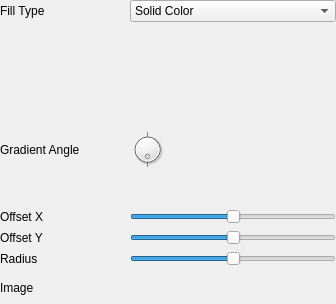
<?xml version="1.0" encoding="UTF-8"?>
<ui version="4.0">
 <class>FillOptionsWidget</class>
 <widget class="QWidget" name="FillOptionsWidget">
  <property name="modal" stdset="0">
   <bool>false</bool>
  </property>
  <property name="windowModality">
   <enum>Qt::WindowModality::NonModal</enum>
  </property>
  <property name="geometry">
   <rect>
    <x>0</x>
    <y>0</y>
    <width>336</width>
    <height>304</height>
   </rect>
  </property>
  <property name="sizePolicy">
   <sizepolicy hsizetype="Expanding" vsizetype="Minimum">
    <horstretch>0</horstretch>
    <verstretch>0</verstretch>
   </sizepolicy>
  </property>
  <property name="windowTitle">
   <string/>
  </property>
  <layout class="QGridLayout" name="gridLayout_2" columnstretch="6,10">
   <property name="leftMargin">
    <number>0</number>
   </property>
   <property name="topMargin">
    <number>0</number>
   </property>
   <property name="rightMargin">
    <number>0</number>
   </property>
   <property name="bottomMargin">
    <number>0</number>
   </property>
   <item row="2" column="0" colspan="2">
    <widget class="ColorPickerWidget" name="solid_color_picker" native="true">
     <property name="sizePolicy">
      <sizepolicy hsizetype="Expanding" vsizetype="Fixed">
       <horstretch>0</horstretch>
       <verstretch>0</verstretch>
      </sizepolicy>
     </property>
     <property name="minimumSize">
      <size>
       <width>0</width>
       <height>28</height>
      </size>
     </property>
     <property name="focusPolicy">
      <enum>Qt::FocusPolicy::NoFocus</enum>
     </property>
     <property name="toolTip">
      <string>&lt;html&gt;&lt;head/&gt;&lt;body&gt;&lt;p&gt;The solid color for all glyphs.&lt;/p&gt;&lt;/body&gt;&lt;/html&gt;</string>
     </property>
    </widget>
   </item>
   <item row="8" column="1">
    <widget class="Slider" name="sld_fill_radial_gradient_radius">
     <property name="minimum">
      <number>10</number>
     </property>
     <property name="maximum">
      <number>100</number>
     </property>
     <property name="value">
      <number>55</number>
     </property>
     <property name="orientation">
      <enum>Qt::Orientation::Horizontal</enum>
     </property>
    </widget>
   </item>
   <item row="1" column="0">
    <widget class="RightAlignedLabel" name="lbl_fill_type">
     <property name="text">
      <string>Fill Type</string>
     </property>
    </widget>
   </item>
   <item row="6" column="1">
    <widget class="Slider" name="sld_fill_radial_gradient_offset_x">
     <property name="sizePolicy">
      <sizepolicy hsizetype="Expanding" vsizetype="Fixed">
       <horstretch>0</horstretch>
       <verstretch>0</verstretch>
      </sizepolicy>
     </property>
     <property name="focusPolicy">
      <enum>Qt::FocusPolicy::NoFocus</enum>
     </property>
     <property name="minimum">
      <number>0</number>
     </property>
     <property name="maximum">
      <number>100</number>
     </property>
     <property name="value">
      <number>50</number>
     </property>
     <property name="orientation">
      <enum>Qt::Orientation::Horizontal</enum>
     </property>
    </widget>
   </item>
   <item row="4" column="1">
    <layout class="QHBoxLayout" name="horizontalLayout_2">
     <property name="spacing">
      <number>9</number>
     </property>
     <item>
      <widget class="AngleDial" name="dial_fill_gradient_angle">
       <property name="sizePolicy">
        <sizepolicy hsizetype="Expanding" vsizetype="Fixed">
         <horstretch>0</horstretch>
         <verstretch>0</verstretch>
        </sizepolicy>
       </property>
       <property name="minimumSize">
        <size>
         <width>35</width>
         <height>35</height>
        </size>
       </property>
       <property name="maximumSize">
        <size>
         <width>35</width>
         <height>35</height>
        </size>
       </property>
       <property name="focusPolicy">
        <enum>Qt::FocusPolicy::NoFocus</enum>
       </property>
       <property name="styleSheet">
        <string notr="true">AngleDial
                                    {
                                    background-color: #27272B;
                                    color: #FFFFFF;
                                    }
                                </string>
       </property>
       <property name="maximum">
        <number>360</number>
       </property>
       <property name="singleStep">
        <number>6</number>
       </property>
       <property name="wrapping">
        <bool>true</bool>
       </property>
       <property name="notchTarget">
        <double>45.000000000000000</double>
       </property>
       <property name="notchesVisible">
        <bool>true</bool>
       </property>
      </widget>
     </item>
     <item>
      <widget class="QLabel" name="lbl_gradient_angle_value">
       <property name="text">
        <string>&lt;Angle&gt;</string>
       </property>
      </widget>
     </item>
    </layout>
   </item>
   <item row="10" column="0">
    <widget class="RightAlignedLabel" name="lbl_fill_image">
     <property name="sizePolicy">
      <sizepolicy hsizetype="Expanding" vsizetype="Preferred">
       <horstretch>0</horstretch>
       <verstretch>0</verstretch>
      </sizepolicy>
     </property>
     <property name="text">
      <string>Image</string>
     </property>
    </widget>
   </item>
   <item row="6" column="0">
    <widget class="RightAlignedLabel" name="lbl_fill_radial_gradient_offset_x">
     <property name="sizePolicy">
      <sizepolicy hsizetype="Expanding" vsizetype="Preferred">
       <horstretch>0</horstretch>
       <verstretch>0</verstretch>
      </sizepolicy>
     </property>
     <property name="text">
      <string>Offset X</string>
     </property>
    </widget>
   </item>
   <item row="8" column="0">
    <widget class="RightAlignedLabel" name="lbl_fill_radial_gradient_radius">
     <property name="text">
      <string>Radius</string>
     </property>
    </widget>
   </item>
   <item row="7" column="0">
    <widget class="RightAlignedLabel" name="lbl_fill_radial_gradient_offset_y">
     <property name="sizePolicy">
      <sizepolicy hsizetype="Expanding" vsizetype="Preferred">
       <horstretch>0</horstretch>
       <verstretch>0</verstretch>
      </sizepolicy>
     </property>
     <property name="text">
      <string>Offset Y</string>
     </property>
    </widget>
   </item>
   <item row="10" column="1">
    <widget class="ClickableLabel" name="lbl_fill_image_selection">
     <property name="sizePolicy">
      <sizepolicy hsizetype="Expanding" vsizetype="Fixed">
       <horstretch>0</horstretch>
       <verstretch>0</verstretch>
      </sizepolicy>
     </property>
     <property name="minimumSize">
      <size>
       <width>32</width>
       <height>32</height>
      </size>
     </property>
     <property name="maximumSize">
      <size>
       <width>32</width>
       <height>32</height>
      </size>
     </property>
     <property name="toolTip">
      <string>Click to load an image.</string>
     </property>
     <property name="frameShape">
      <enum>QFrame::Shape::NoFrame</enum>
     </property>
     <property name="frameShadow">
      <enum>QFrame::Shadow::Plain</enum>
     </property>
     <property name="text">
      <string/>
     </property>
     <property name="pixmap">
      <pixmap>:/logo.png</pixmap>
     </property>
     <property name="scaledContents">
      <bool>true</bool>
     </property>
    </widget>
   </item>
   <item row="7" column="1">
    <widget class="Slider" name="sld_fill_radial_gradient_offset_y">
     <property name="focusPolicy">
      <enum>Qt::FocusPolicy::NoFocus</enum>
     </property>
     <property name="minimum">
      <number>0</number>
     </property>
     <property name="maximum">
      <number>100</number>
     </property>
     <property name="value">
      <number>50</number>
     </property>
     <property name="orientation">
      <enum>Qt::Orientation::Horizontal</enum>
     </property>
    </widget>
   </item>
   <item row="3" column="0" colspan="2">
    <widget class="GradientEditorWidget" name="fill_gradient_picker" native="true">
     <property name="sizePolicy">
      <sizepolicy hsizetype="Expanding" vsizetype="Fixed">
       <horstretch>0</horstretch>
       <verstretch>0</verstretch>
      </sizepolicy>
     </property>
     <property name="minimumSize">
      <size>
       <width>0</width>
       <height>28</height>
      </size>
     </property>
     <property name="focusPolicy">
      <enum>Qt::FocusPolicy::NoFocus</enum>
     </property>
     <property name="toolTip">
      <string>&lt;html&gt;&lt;head/&gt;&lt;body&gt;&lt;p&gt;The gradient for all glyphs. Primary click
                            to insert a new point. Secondary click to remove a point.&lt;/p&gt;&lt;/body&gt;&lt;/html&gt;
                        </string>
     </property>
    </widget>
   </item>
   <item row="4" column="0">
    <widget class="RightAlignedLabel" name="lbl_fill_gradient_angle">
     <property name="sizePolicy">
      <sizepolicy hsizetype="Expanding" vsizetype="Preferred">
       <horstretch>0</horstretch>
       <verstretch>0</verstretch>
      </sizepolicy>
     </property>
     <property name="text">
      <string>Gradient Angle</string>
     </property>
    </widget>
   </item>
   <item row="1" column="1">
    <widget class="ComboBox" name="cmb_fill_type">
     <item>
      <property name="text">
       <string>Solid Color</string>
      </property>
     </item>
     <item>
      <property name="text">
       <string>Linear Gradient</string>
      </property>
     </item>
     <item>
      <property name="text">
       <string>Radial Gradient</string>
      </property>
     </item>
     <item>
      <property name="text">
       <string>Image</string>
      </property>
     </item>
    </widget>
   </item>
  </layout>
 </widget>
 <customwidgets>
  <customwidget>
   <class>RightAlignedLabel</class>
   <extends>QLabel</extends>
   <header>widgets/RightAlignedLabel.hpp</header>
  </customwidget>
  <customwidget>
   <class>ComboBox</class>
   <extends>QComboBox</extends>
   <header>widgets/ComboBox.hpp</header>
  </customwidget>
  <customwidget>
   <class>Slider</class>
   <extends>QSlider</extends>
   <header>widgets/Slider.hpp</header>
  </customwidget>
  <customwidget>
   <class>ColorPickerWidget</class>
   <extends>QWidget</extends>
   <header>widgets/ColorPickerWidget.hpp</header>
   <container>1</container>
   <slots>
    <signal>color_changed(QColor)</signal>
    <signal>on_color_changed(QColor)</signal>
   </slots>
  </customwidget>
  <customwidget>
   <class>GradientEditorWidget</class>
   <extends>QWidget</extends>
   <header>widgets/GradientEditorWidget.hpp</header>
   <container>1</container>
   <slots>
    <signal>stops_changed(QGradientStops)</signal>
   </slots>
  </customwidget>
  <customwidget>
   <class>ClickableLabel</class>
   <extends>QLabel</extends>
   <header>widgets/ClickableLabel.hpp</header>
   <slots>
    <signal>clicked()</signal>
   </slots>
  </customwidget>
  <customwidget>
   <class>AngleDial</class>
   <extends>QDial</extends>
   <header>widgets/AngleDial.hpp</header>
  </customwidget>
 </customwidgets>
 <resources>
  <include location="../resources/GeneralResources.qrc"/>
  <include location="../resources/UIResources.qrc"/>
 </resources>
 <connections>
  <connection>
   <sender>solid_color_picker</sender>
   <signal>color_changed(QColor)</signal>
   <receiver>FillOptionsWidget</receiver>
   <slot>on_solid_color_changed(QColor)</slot>
   <hints>
    <hint type="sourcelabel">
     <x>207</x>
     <y>89</y>
    </hint>
    <hint type="destinationlabel">
     <x>209</x>
     <y>176</y>
    </hint>
   </hints>
  </connection>
  <connection>
   <sender>fill_gradient_picker</sender>
   <signal>stops_changed(QGradientStops)</signal>
   <receiver>FillOptionsWidget</receiver>
   <slot>on_gradient_changed(QGradientStops)</slot>
   <hints>
    <hint type="sourcelabel">
     <x>207</x>
     <y>126</y>
    </hint>
    <hint type="destinationlabel">
     <x>209</x>
     <y>176</y>
    </hint>
   </hints>
  </connection>
  <connection>
   <sender>dial_fill_gradient_angle</sender>
   <signal>valueChanged(int)</signal>
   <receiver>FillOptionsWidget</receiver>
   <slot>on_gradient_angle_changed(int)</slot>
   <hints>
    <hint type="sourcelabel">
     <x>314</x>
     <y>168</y>
    </hint>
    <hint type="destinationlabel">
     <x>209</x>
     <y>176</y>
    </hint>
   </hints>
  </connection>
  <connection>
   <sender>sld_fill_radial_gradient_offset_x</sender>
   <signal>valueChanged(int)</signal>
   <receiver>FillOptionsWidget</receiver>
   <slot>on_gradient_offset_x_changed(int)</slot>
   <hints>
    <hint type="sourcelabel">
     <x>314</x>
     <y>210</y>
    </hint>
    <hint type="destinationlabel">
     <x>209</x>
     <y>176</y>
    </hint>
   </hints>
  </connection>
  <connection>
   <sender>sld_fill_radial_gradient_offset_y</sender>
   <signal>valueChanged(int)</signal>
   <receiver>FillOptionsWidget</receiver>
   <slot>on_gradient_offset_y_changed(int)</slot>
   <hints>
    <hint type="sourcelabel">
     <x>314</x>
     <y>247</y>
    </hint>
    <hint type="destinationlabel">
     <x>209</x>
     <y>176</y>
    </hint>
   </hints>
  </connection>
  <connection>
   <sender>sld_fill_radial_gradient_radius</sender>
   <signal>valueChanged(int)</signal>
   <receiver>FillOptionsWidget</receiver>
   <slot>on_gradient_radius_changed(int)</slot>
   <hints>
    <hint type="sourcelabel">
     <x>314</x>
     <y>284</y>
    </hint>
    <hint type="destinationlabel">
     <x>209</x>
     <y>176</y>
    </hint>
   </hints>
  </connection>
  <connection>
   <sender>lbl_fill_image_selection</sender>
   <signal>clicked()</signal>
   <receiver>FillOptionsWidget</receiver>
   <slot>on_open_fill_image()</slot>
   <hints>
    <hint type="sourcelabel">
     <x>229</x>
     <y>324</y>
    </hint>
    <hint type="destinationlabel">
     <x>209</x>
     <y>176</y>
    </hint>
   </hints>
  </connection>
  <connection>
   <sender>cmb_fill_type</sender>
   <signal>currentIndexChanged(int)</signal>
   <receiver>FillOptionsWidget</receiver>
   <slot>on_fill_type_changed()</slot>
   <hints>
    <hint type="sourcelabel">
     <x>314</x>
     <y>21</y>
    </hint>
    <hint type="destinationlabel">
     <x>209</x>
     <y>176</y>
    </hint>
   </hints>
  </connection>
 </connections>
 <slots>
  <slot>on_open_fill_image()</slot>
  <slot>on_solid_color_changed(QColor)</slot>
  <slot>on_gradient_changed(QGradientStops)</slot>
  <slot>on_fill_type_changed()</slot>
  <slot>on_gradient_angle_changed(int)</slot>
  <slot>on_font_type_changed(int)</slot>
  <slot>on_font_size_changed(int)</slot>
  <slot>on_max_page_extent_changed(int)</slot>
  <slot>on_gradient_offset_x_changed(int)</slot>
  <slot>on_gradient_offset_y_changed(int)</slot>
  <slot>on_gradient_radius_changed(int)</slot>
 </slots>
</ui>
